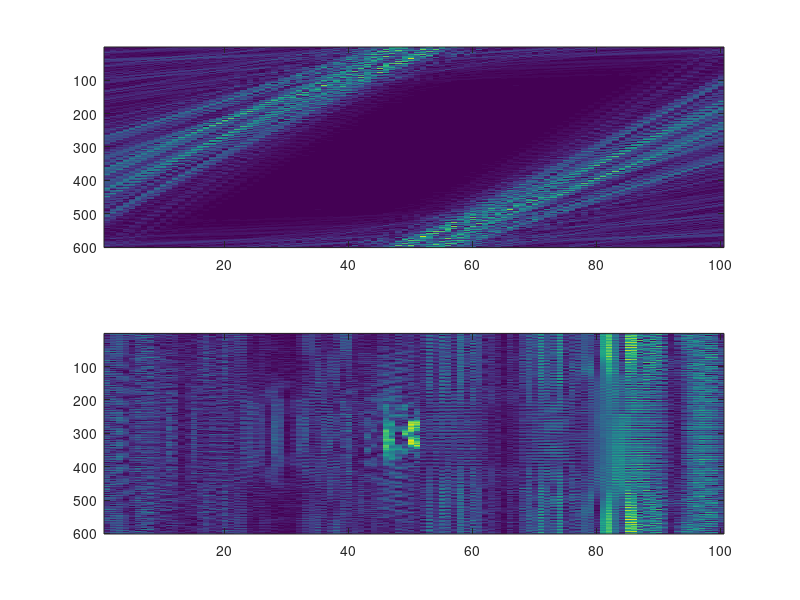
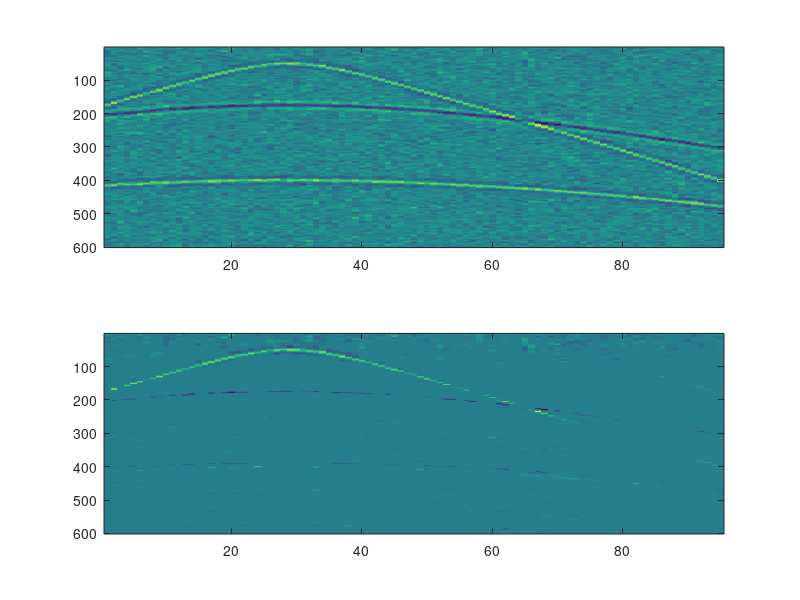

Recreate these plots in MATLAB, in order.
function test_dlct2
clc,clear, close all


dt = 2./1000;
tmax = 1.2;
h = [-500:18:1200];
tau = [0.1,.35,0.8];
v = [1500,2400,2300];
amp = [1., -1.,1];
f0 = 20;
snr = 2;
Ln = 9;
d = hyperbolic_events(dt,f0,tmax,h,tau,v,amp,snr,Ln);
d_free=hyperbolic_events(dt,f0,tmax,h,tau,v,amp,60,Ln);
[nt,nx]=size(d);


L=100;
C=0.01;
pclip=0.5;
% -------------decomposition-----------------------
u0=zeros(nt,L,nx);
u1=zeros(nt,L,nx);
d_new=zeros(nt,nx);
figure(1),clf
for ix=1:nx
    slice=dlct(d(:,ix), C, L,nt);
    u0(:,:,ix)=fft(slice,[],2);   
    subplot(211)
    imagesc(abs(slice))
    subplot(212)
    imagesc(abs(fftshift(u0(:,:,ix))))
    drawnow,%pause
end

%------------------- thresholding ---------------------
[b,ind]=sort(abs(u0));
thr=abs(u0(ind(floor(pclip*nt*L*nx))));
u1=thresh(u0,thr);

%------------------- reconstruction ---------------------
for ix=1:nx
    slice=ifft(u1(:,:,ix),[],2);
    d_new(:,ix)=idlct(slice,C,L,nt);  
end

figure(2),clf
subplot(211)
imagesc(d)
subplot(212)
imagesc(d_new)
snr1=mysnr(d,d_free)
snr2=mysnr(d_new, d_free)

function y=mysnr(x, xref)
err=x-xref;
ss=sum(abs(x(:)).^2);
nn=sum(abs(err(:)).^2);
y=10*log10(ss/nn);


function y=thresh(x,thr)
y=x.*(abs(x)>thr);




function y=dlct(x,C, L,N)
%  forward discrete linear chirp transform
n=1:N;
h=zeros(N,1);
y=zeros(N,L);
for l=-L/2:L/2-1
    h=x.*exp(-j*2*pi*C*l*n'.^2/N);
    y(:,l+L/2+1)=fft(h);
end

function x=idlct(y,C,L,N)
%  forward discrete linear chirp transform
n=1:N;
g=zeros(N,L);
for l=-L/2:L/2-1
    g(:,l+L/2+1)=ifft(y(:,l+L/2+1));
end
x=sum(g.*exp(j*2*pi*C*n'.^2*[-L/2:L/2-1]/N),2)/L;
x=real(x);


function [d,h,t] = hyperbolic_events(dt,f0,tmax,h,tau,v,amp,snr,L);
%HYPERBOLIC_EVENTS: A program to generate data containing hyperbolas.
%
%  [d] = hyperbolic_events(dt,f0,tmax,h,tau,v,amp,snr,L);
%
%  IN   dt:        sampling interval in secs
%       f0:        central freq. of a Ricker wavelet in Hz
%       tmax:      maximun time of the simulation in secs
%       h:         vector of offsets in meters
%       tau,v,amp: vectors of intercept, rms velocities
%                  and amplitude of each linear event
%                  (v is in m/s and tau in secs)
%       snr:       signal to noise ratio (max amplitude of the clean
%                  signal/max amplitude of the noise)
%       L:         The random noise is average over L samples
%                  to simulate band-pass noise (L=1 means no averaging)
%
%  OUT  d:         Data that consist of a superposition of reflections
%                  with hyerbolic  moveout (no avo)
%       t,h:       time and offset axes 
%
%  Example with default parameters:
%
%    [d,h,t] = hyperbolic_events; imagesc(h,t,d);
%
%
%  Copyright (C) 2008, Signal Analysis and Imaging Group
%  For more information: http://www-geo.phys.ualberta.ca/saig/SeismicLab
%  Author: M.D.Sacchi
%
%  This program is free software: you can redistribute it and/or modify
%  it under the terms of the GNU General Public License as published
%  by the Free Software Foundation, either version 3 of the License, or
%  any later version.
%
%  This program is distributed in the hope that it will be useful,
%  but WITHOUT ANY WARRANTY; without even the implied warranty of
%  MERCHANTABILITY or FITNESS FOR A PARTICULAR PURPOSE.  See the
%  GNU General Public License for more details: http://www.gnu.org/licenses/
%


 if nargin == 0
  dt = 2./1000;
  tmax = 1.2;
  h = [-500:20:1000];
  tau = [0.1,.5,0.8];
  v = [1500,2400,2300];
  amp = [1., -1.,1];
  f0 = 20;
  snr = 2;
  L = 9;
 end;
 
 nt = floor(tmax/dt)+1;
 nfft = 4*(2^nextpow2(nt));
 n_events = length(tau);
 nh = length(h);
 wavelet = ricker(f0,dt); 
 nw = length(wavelet);
 W = fft(wavelet,nfft);
 D = zeros(nfft,nh);
 i = sqrt(-1);

% Important: the following lines is to have the maximum of the Ricker
% wavelet at the right intercept time

 delay = dt*(floor(nw/2)+1);

 for ifreq=1:nfft/2+1
  w = 2.*pi*(ifreq-1)/nfft/dt;
   for k=1:n_events
    Shift = exp(-i*w*(  sqrt(tau(k)^2 + (h/v(k)).^2) - delay));
   D(ifreq,:) = D(ifreq,:) +amp(k)* W(ifreq)*Shift;
  end
 end

% Apply w-domain symmetries

 for ifreq=2:nfft/2
  D(nfft+2-ifreq,:) = conj(D(ifreq,:));
 end 

 d = ifft(D,[],1);
 d = real(d(1:nt,:));

 dmax  = max(max(d));
 op = hamming(L);
 ops = sum(sum(op));
 op = op/ops;
 Noise = conv2(randn(size(d)),op,'same');

 Noisemax  = max(max(Noise));

 d = d + (dmax/Noisemax)*Noise/snr;

 if nargout>1;
  t = (0:1:nt-1)*dt;
 end;

 return;
 
 
function [w,tw] = ricker(f,dt)
%RICKER: Ricker wavelet of central frequency f.
%
%  [w,tw] = ricker(f,dt);
%
%  IN   f : central freq. in Hz (f <<1/(2dt) )
%       dt: sampling interval in sec  
%
%  OUT  w:  the Ricker wavelet
%       tw: axis
%
%  Example
%
%    [w,tw] = ricker(10,0.004);
%    plot(tw,w);
%

%  Copyright (C) 2008, Signal Analysis and Imaging Group
%  For more information: http://www-geo.phys.ualberta.ca/saig/SeismicLab
%  Author: M.D.Sacchi
%
%  This program is free software: you can redistribute it and/or modify
%  it under the terms of the GNU General Public License as published
%  by the Free Software Foundation, either version 3 of the License, or
%  any later version.
%
%  This program is distributed in the hope that it will be useful,
%  but WITHOUT ANY WARRANTY; without even the implied warranty of
%  MERCHANTABILITY or FITNESS FOR A PARTICULAR PURPOSE.  See the
%  GNU General Public License for more details: http://www.gnu.org/licenses/
%


 nw=2.2/f/dt;
 nw=2*floor(nw/2)+1;
 nc=floor(nw/2);
 w = zeros(nw,1);

 k=[1:1:nw]';

 alpha = (nc-k+1).*f*dt*pi;
 beta=alpha.^2;
 w = (1.-beta.*2).*exp(-beta);

  if nargout>1;
    tw = -(nc+1-[1:1:nw])*dt;
  end







